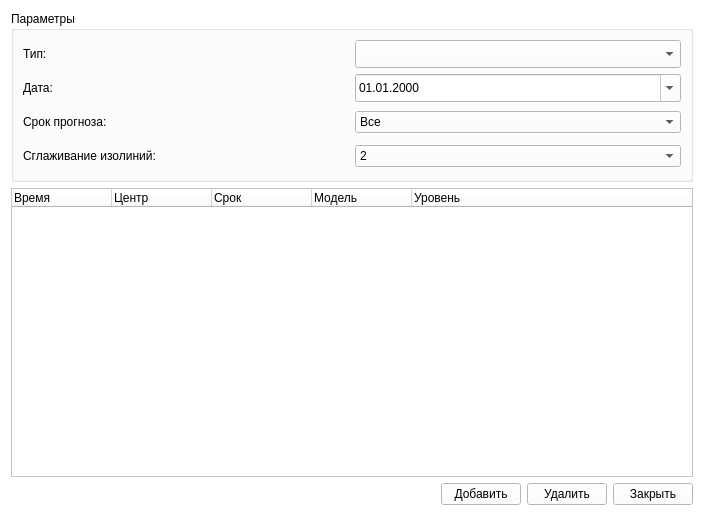
<?xml version="1.0" encoding="UTF-8"?>
<ui version="4.0">
 <class>TermSelect</class>
 <widget class="QWidget" name="TermSelect">
  <property name="geometry">
   <rect>
    <x>0</x>
    <y>0</y>
    <width>704</width>
    <height>516</height>
   </rect>
  </property>
  <property name="sizePolicy">
   <sizepolicy hsizetype="Preferred" vsizetype="Preferred">
    <horstretch>0</horstretch>
    <verstretch>0</verstretch>
   </sizepolicy>
  </property>
  <property name="minimumSize">
   <size>
    <width>0</width>
    <height>0</height>
   </size>
  </property>
  <property name="maximumSize">
   <size>
    <width>16777215</width>
    <height>16777215</height>
   </size>
  </property>
  <property name="palette">
   <palette>
    <active>
     <colorrole role="Button">
      <brush brushstyle="SolidPattern">
       <color alpha="255">
        <red>255</red>
        <green>255</green>
        <blue>255</blue>
       </color>
      </brush>
     </colorrole>
     <colorrole role="Base">
      <brush brushstyle="SolidPattern">
       <color alpha="255">
        <red>255</red>
        <green>255</green>
        <blue>255</blue>
       </color>
      </brush>
     </colorrole>
     <colorrole role="Window">
      <brush brushstyle="SolidPattern">
       <color alpha="255">
        <red>255</red>
        <green>255</green>
        <blue>255</blue>
       </color>
      </brush>
     </colorrole>
    </active>
    <inactive>
     <colorrole role="Button">
      <brush brushstyle="SolidPattern">
       <color alpha="255">
        <red>255</red>
        <green>255</green>
        <blue>255</blue>
       </color>
      </brush>
     </colorrole>
     <colorrole role="Base">
      <brush brushstyle="SolidPattern">
       <color alpha="255">
        <red>255</red>
        <green>255</green>
        <blue>255</blue>
       </color>
      </brush>
     </colorrole>
     <colorrole role="Window">
      <brush brushstyle="SolidPattern">
       <color alpha="255">
        <red>255</red>
        <green>255</green>
        <blue>255</blue>
       </color>
      </brush>
     </colorrole>
    </inactive>
    <disabled>
     <colorrole role="Button">
      <brush brushstyle="SolidPattern">
       <color alpha="255">
        <red>255</red>
        <green>255</green>
        <blue>255</blue>
       </color>
      </brush>
     </colorrole>
     <colorrole role="Base">
      <brush brushstyle="SolidPattern">
       <color alpha="255">
        <red>255</red>
        <green>255</green>
        <blue>255</blue>
       </color>
      </brush>
     </colorrole>
     <colorrole role="Window">
      <brush brushstyle="SolidPattern">
       <color alpha="255">
        <red>255</red>
        <green>255</green>
        <blue>255</blue>
       </color>
      </brush>
     </colorrole>
    </disabled>
   </palette>
  </property>
  <property name="windowTitle">
   <string>Построение карты [здесь должно быть название вида карты]</string>
  </property>
  <property name="autoFillBackground">
   <bool>true</bool>
  </property>
  <layout class="QGridLayout" name="gridLayout_4">
   <item row="2" column="0">
    <layout class="QGridLayout" name="gridLayout_3">
     <item row="1" column="1">
      <widget class="QPushButton" name="okbtn">
       <property name="text">
        <string>Добавить</string>
       </property>
      </widget>
     </item>
     <item row="1" column="0">
      <spacer name="horizontalSpacer">
       <property name="orientation">
        <enum>Qt::Horizontal</enum>
       </property>
       <property name="sizeHint" stdset="0">
        <size>
         <width>448</width>
         <height>20</height>
        </size>
       </property>
      </spacer>
     </item>
     <item row="1" column="3">
      <widget class="QPushButton" name="nobtn">
       <property name="text">
        <string>Закрыть</string>
       </property>
      </widget>
     </item>
     <item row="1" column="2">
      <widget class="QPushButton" name="rmbtn">
       <property name="text">
        <string>Удалить</string>
       </property>
      </widget>
     </item>
    </layout>
   </item>
   <item row="1" column="0">
    <widget class="QTreeWidget" name="mapstree">
     <property name="rootIsDecorated">
      <bool>false</bool>
     </property>
     <property name="sortingEnabled">
      <bool>false</bool>
     </property>
     <attribute name="headerShowSortIndicator" stdset="0">
      <bool>false</bool>
     </attribute>
     <column>
      <property name="text">
       <string>Время</string>
      </property>
     </column>
     <column>
      <property name="text">
       <string>Центр</string>
      </property>
     </column>
     <column>
      <property name="text">
       <string>Срок</string>
      </property>
     </column>
     <column>
      <property name="text">
       <string>Модель</string>
      </property>
     </column>
     <column>
      <property name="text">
       <string>Уровень</string>
      </property>
     </column>
    </widget>
   </item>
   <item row="0" column="0">
    <widget class="QGroupBox" name="groupBox">
     <property name="title">
      <string>Параметры</string>
     </property>
     <property name="flat">
      <bool>false</bool>
     </property>
     <property name="checkable">
      <bool>false</bool>
     </property>
     <layout class="QGridLayout" name="gridLayout_2">
      <item row="0" column="0">
       <layout class="QGridLayout" name="gridLayout">
        <item row="1" column="0">
         <widget class="QLabel" name="label_13">
          <property name="minimumSize">
           <size>
            <width>0</width>
            <height>28</height>
           </size>
          </property>
          <property name="maximumSize">
           <size>
            <width>16777215</width>
            <height>28</height>
           </size>
          </property>
          <property name="text">
           <string>Дата:</string>
          </property>
         </widget>
        </item>
        <item row="1" column="1">
         <widget class="QDateTimeEdit" name="deweatherterm">
          <property name="minimumSize">
           <size>
            <width>0</width>
            <height>28</height>
           </size>
          </property>
          <property name="maximumSize">
           <size>
            <width>16777215</width>
            <height>28</height>
           </size>
          </property>
          <property name="displayFormat">
           <string>dd.MM.yyyy</string>
          </property>
          <property name="calendarPopup">
           <bool>true</bool>
          </property>
         </widget>
        </item>
        <item row="0" column="0">
         <widget class="QLabel" name="label_12">
          <property name="minimumSize">
           <size>
            <width>0</width>
            <height>28</height>
           </size>
          </property>
          <property name="maximumSize">
           <size>
            <width>16777215</width>
            <height>28</height>
           </size>
          </property>
          <property name="text">
           <string>Тип:</string>
          </property>
         </widget>
        </item>
        <item row="3" column="0">
         <widget class="QLabel" name="label_14">
          <property name="minimumSize">
           <size>
            <width>0</width>
            <height>28</height>
           </size>
          </property>
          <property name="maximumSize">
           <size>
            <width>16777215</width>
            <height>28</height>
           </size>
          </property>
          <property name="text">
           <string>Сглаживание изолиний:</string>
          </property>
         </widget>
        </item>
        <item row="0" column="1">
         <widget class="QComboBox" name="cmbmaptype">
          <property name="minimumSize">
           <size>
            <width>0</width>
            <height>28</height>
           </size>
          </property>
          <property name="maximumSize">
           <size>
            <width>16777215</width>
            <height>28</height>
           </size>
          </property>
         </widget>
        </item>
        <item row="2" column="0">
         <widget class="QLabel" name="label_15">
          <property name="minimumSize">
           <size>
            <width>0</width>
            <height>28</height>
           </size>
          </property>
          <property name="maximumSize">
           <size>
            <width>16777215</width>
            <height>28</height>
           </size>
          </property>
          <property name="text">
           <string>Срок прогноза:</string>
          </property>
         </widget>
        </item>
        <item row="2" column="1">
         <widget class="QComboBox" name="hourCombo">
          <item>
           <property name="text">
            <string>Все</string>
           </property>
          </item>
          <item>
           <property name="text">
            <string>Фактический</string>
           </property>
          </item>
          <item>
           <property name="text">
            <string>6</string>
           </property>
          </item>
          <item>
           <property name="text">
            <string>12</string>
           </property>
          </item>
          <item>
           <property name="text">
            <string>18</string>
           </property>
          </item>
          <item>
           <property name="text">
            <string>24</string>
           </property>
          </item>
          <item>
           <property name="text">
            <string>30</string>
           </property>
          </item>
          <item>
           <property name="text">
            <string>36</string>
           </property>
          </item>
          <item>
           <property name="text">
            <string>42</string>
           </property>
          </item>
          <item>
           <property name="text">
            <string>48</string>
           </property>
          </item>
          <item>
           <property name="text">
            <string>54</string>
           </property>
          </item>
          <item>
           <property name="text">
            <string>60</string>
           </property>
          </item>
          <item>
           <property name="text">
            <string>66</string>
           </property>
          </item>
          <item>
           <property name="text">
            <string>72</string>
           </property>
          </item>
          <item>
           <property name="text">
            <string>84</string>
           </property>
          </item>
          <item>
           <property name="text">
            <string>96</string>
           </property>
          </item>
          <item>
           <property name="text">
            <string>120</string>
           </property>
          </item>
          <item>
           <property name="text">
            <string>144</string>
           </property>
          </item>
          <item>
           <property name="text">
            <string>168</string>
           </property>
          </item>
          <item>
           <property name="text">
            <string>192</string>
           </property>
          </item>
          <item>
           <property name="text">
            <string>216</string>
           </property>
          </item>
          <item>
           <property name="text">
            <string>240</string>
           </property>
          </item>
         </widget>
        </item>
        <item row="3" column="1">
         <widget class="QComboBox" name="cmbspline">
          <property name="currentIndex">
           <number>1</number>
          </property>
          <item>
           <property name="text">
            <string>1</string>
           </property>
          </item>
          <item>
           <property name="text">
            <string>2</string>
           </property>
          </item>
          <item>
           <property name="text">
            <string>3</string>
           </property>
          </item>
          <item>
           <property name="text">
            <string>4</string>
           </property>
          </item>
          <item>
           <property name="text">
            <string>5</string>
           </property>
          </item>
          <item>
           <property name="text">
            <string>6</string>
           </property>
          </item>
          <item>
           <property name="text">
            <string>7</string>
           </property>
          </item>
          <item>
           <property name="text">
            <string>8</string>
           </property>
          </item>
          <item>
           <property name="text">
            <string>9</string>
           </property>
          </item>
          <item>
           <property name="text">
            <string>10</string>
           </property>
          </item>
         </widget>
        </item>
       </layout>
      </item>
     </layout>
    </widget>
   </item>
  </layout>
 </widget>
 <resources/>
 <connections/>
</ui>
